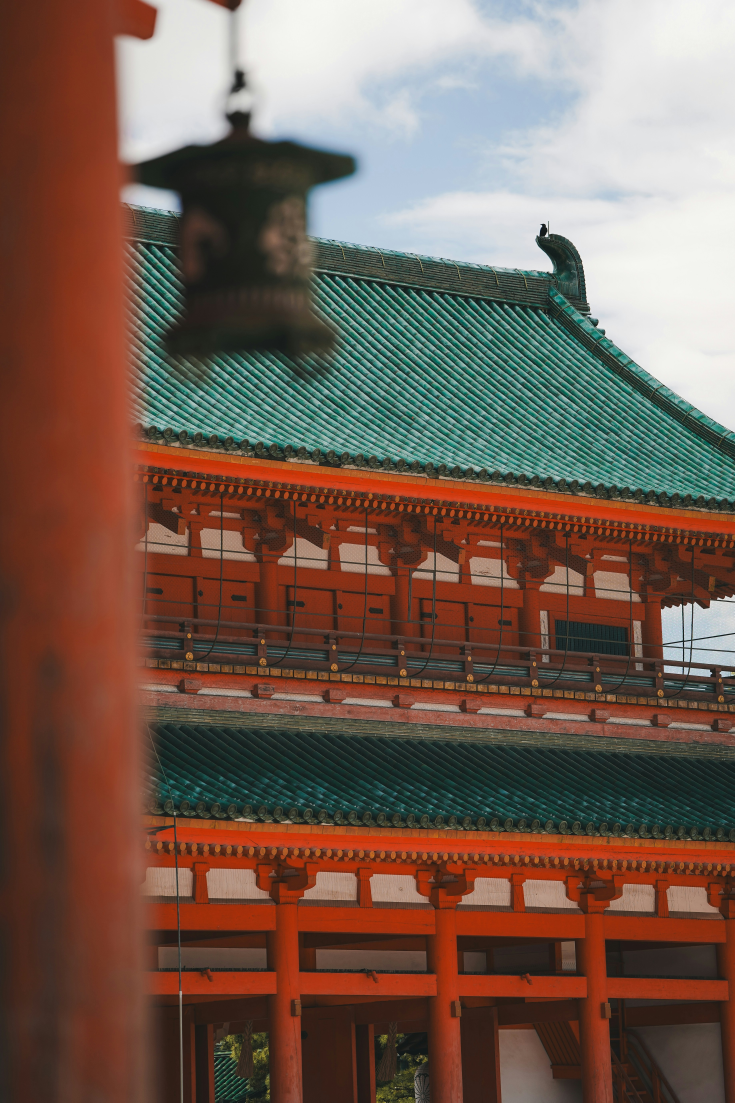
#> input picture assets/kyoto.jpg, 3674 x 5511 px (shown at 1/5 size)
$ python histogram.py
#> lines starting #> are read from the running program, lines starting #| are printed output that depends on the picture
import cv2 as cv
from matplotlib import pyplot as plt

path = "assets/kyoto.jpg"
display_width = 600

# Read image
original = cv.imread(path)
#> original is the input picture: shape (5511, 3674, 3); mean B, G, R 82.4, 94.4, 117.7

# Define display height
height, width = original.shape[:2]
#> height = 5511; width = 3674
aspect_ratio = width / height
#> aspect_ratio = 0.667
display_height = int(display_width / aspect_ratio)
#> display_height = 900

# Convert to grayscale
gray = cv.cvtColor(original, cv.COLOR_BGR2GRAY)
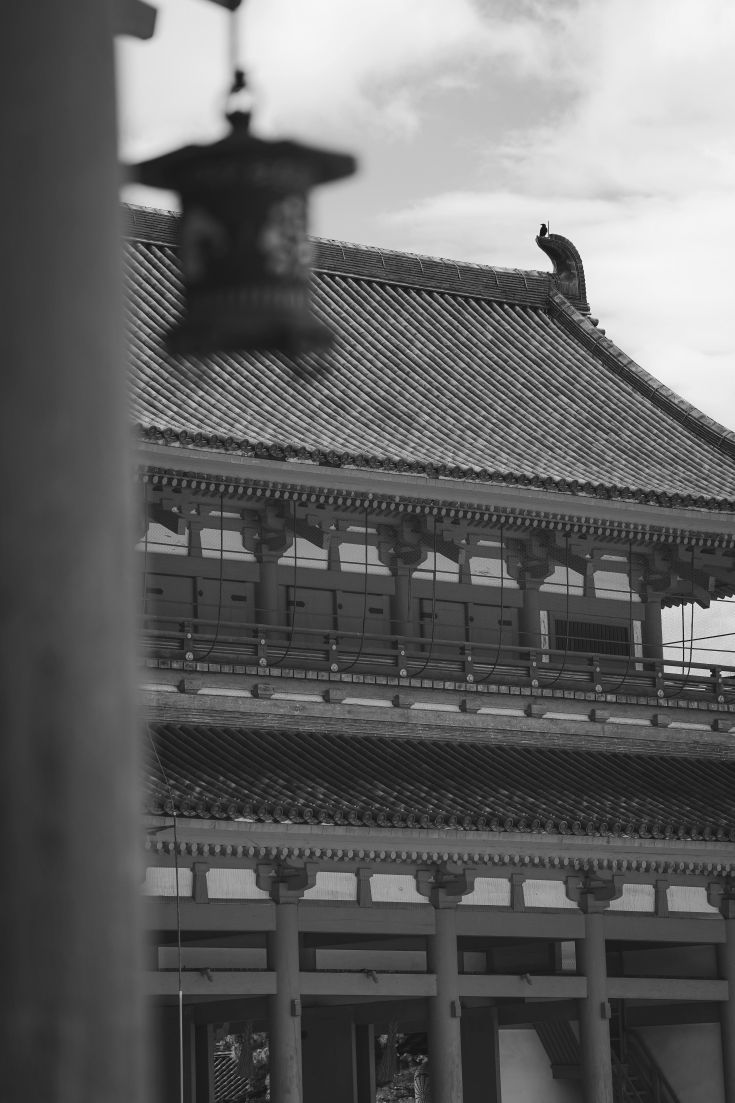
#> gray: shape (5511, 3674) (shown at 1/5 size); min 6, max 251, mean 100

# Show grayscale image
cv.namedWindow("Grayscale", cv.WINDOW_NORMAL)
cv.imshow("Grayscale", gray)
cv.resizeWindow("Grayscale", display_width, display_height)

# Calculate histogram
hist = cv.calcHist([gray], [0], None, [256], [0, 256])
#> hist = 256 values, max 276777 at index 36, min 0 at index 0, mean 79091.5

# Normalize histogram
hist /= hist.sum()
#> hist = 256 values, max 0.0137 at index 36, min 0 at index 0, mean 0.00391

# Plot histogram
plt.plot(hist)
plt.title("Grayscale Histogram")
plt.xlabel("Pixel Value")
plt.ylabel("Frequency")
plt.show()
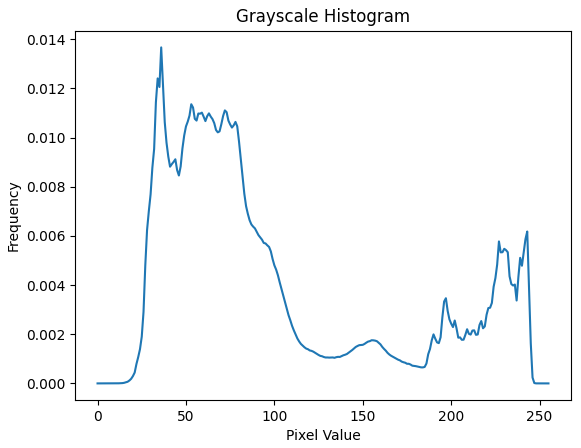
#> figure drawn by matplotlib, 1 panel; curve peaks at x = 36, y = 0.0137

# Wait for any key to close windows
cv.waitKey(0)
cv.destroyAllWindows()

$ run again, with assets/seoul.jpg copied over assets/kyoto.jpg
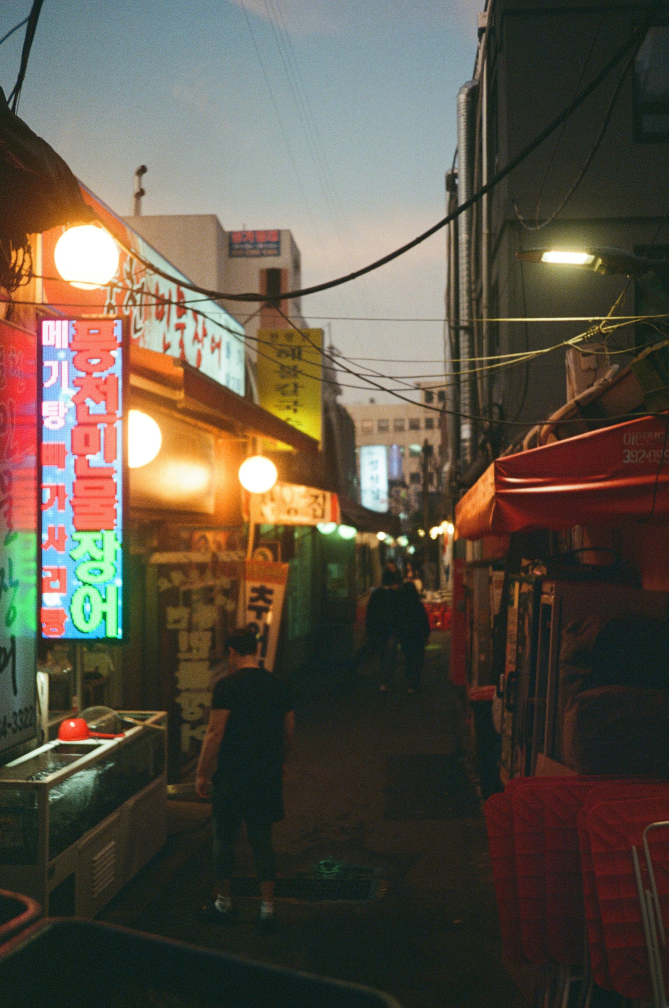
#> input picture assets/seoul.jpg, 2005 x 3024 px (shown at 1/3 size)
#> original is the input picture: shape (3024, 2005, 3); mean B, G, R 70.6, 83.2, 92.1
#> `gray = cv.cvtColor(original, cv.COLOR_BGR2GRAY)`:
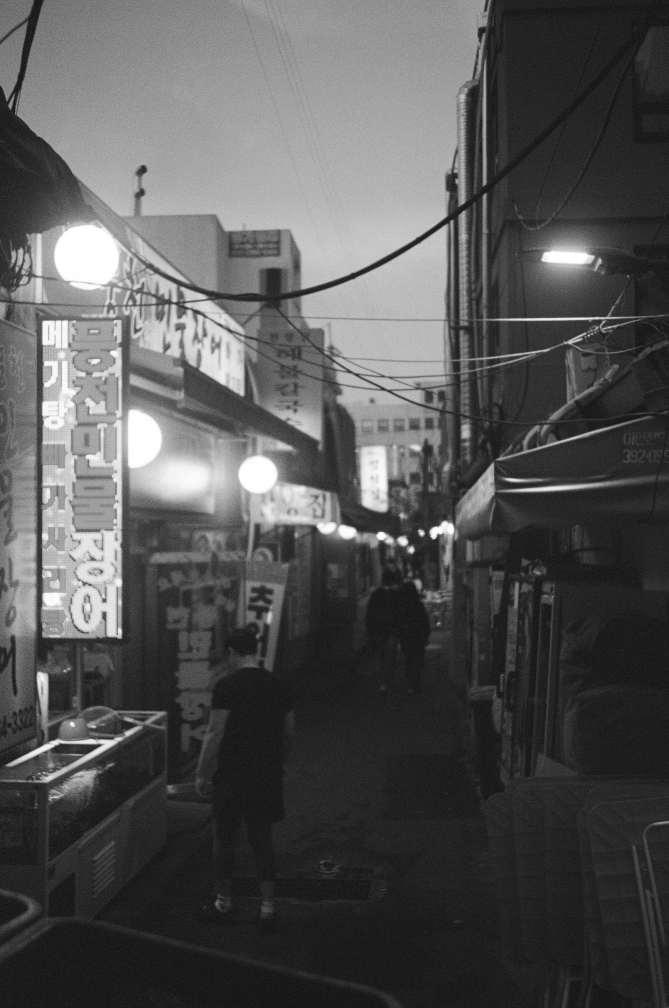
#> gray: shape (3024, 2005) (shown at 1/3 size); min 0, max 255, mean 84.4
#> `hist = cv.calcHist([gray], [0], None, [256], [0, 256])`: hist = 256 values, max 150102 at index 32, min 1 at index 0, mean 23684.1
#> `hist /= hist.sum()`: hist = 256 values, max 0.0248 at index 32, min 1.65e-07 at index 0, mean 0.00391
#> `plt.show()`:
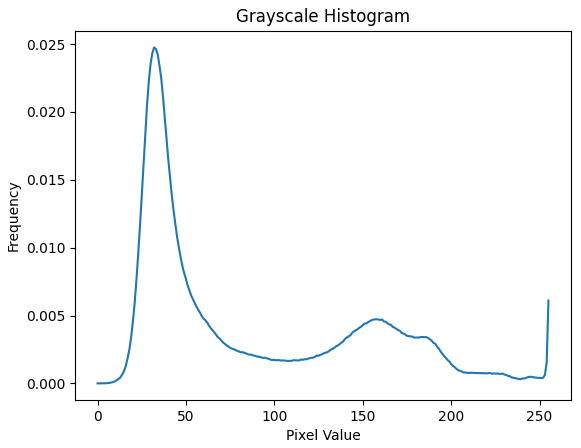
#> figure drawn by matplotlib, 1 panel; curve peaks at x = 32, y = 0.0248
